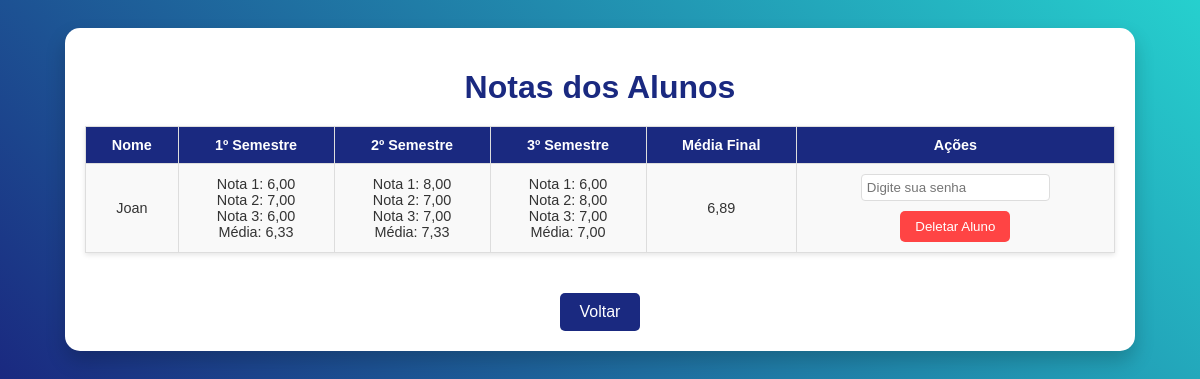
Screenshot of /visualizar_notas/?turma=2 (signed in) with the database file from the repository.
### notas/models.py (models this page shows, shortened)
class Aluno(models.Model):
    nome = models.CharField(max_length=100)
    turma = models.ForeignKey(Turma, on_delete=models.CASCADE, related_name='alunos', null=True, blank=True)

class Notas(models.Model):
    aluno = models.ForeignKey(Aluno, on_delete=models.CASCADE)
    professor = models.ForeignKey(Professor, on_delete=models.CASCADE)
    semestre = models.IntegerField()
    nota1 = models.DecimalField(max_digits=5, decimal_places=2)
    nota2 = models.DecimalField(max_digits=5, decimal_places=2)
    nota3 = models.DecimalField(max_digits=5, decimal_places=2)

### notas/views.py (the view)
# urls.py: path('visualizar_notas/', visualizar_notas, name='visualizar_notas'),
@login_required
def visualizar_notas(request):
    try:
        turma_id = request.GET.get('turma')
        if not turma_id:
            messages.error(request, 'Selecione uma turma para visualizar as notas')
            return redirect('visualizar_turmas')
        turma = Turma.objects.get(id=turma_id, professor=request.user)
        alunos = Aluno.objects.filter(turma=turma)
        data = []
        for aluno in alunos:
            notas = Notas.objects.filter(aluno=aluno).order_by('semestre')
            notas_por_semestre = {
                nota.semestre: {
                    'nota1': nota.nota1,
                    'nota2': nota.nota2,
                    'nota3': nota.nota3,
                    'media': round((nota.nota1 + nota.nota2 + nota.nota3) / 3, 2),
                }
                for nota in notas
            }
            media_final = (
                sum(nota['media'] for nota in notas_por_semestre.values()) / len(notas_por_semestre)
                if notas_por_semestre else 0
            )
            data.append({
                'nome': aluno.nome,
                'id': aluno.id,
                'notas': notas_por_semestre,
                'media_final': round(media_final, 2),
            })
        return render(request, 'notas/visualizar_notas.html', {
            'alunos': data,
            'turma': turma,
            'professor_nome': request.user.username
        })
    except Exception as e:
        messages.error(request, f'Erro ao carregar notas: {str(e)}')
        return redirect('visualizar_turmas')

### notas/templates/notas/visualizar_notas.html (shortened to what this page needs)
<!DOCTYPE html>
<html lang="pt-BR">
<head>
</head>
<body>
    <div class="container">
        <h1>Notas dos Alunos</h1>
        <table>
            <thead>
                <tr>
                    <th>Nome</th>
                    <th>1º Semestre</th>
                    <th>2º Semestre</th>
                    <th>3º Semestre</th>
                    <th>Média Final</th>
                    <th>Ações</th>
                </tr>
            </thead>
            <tbody>
                {% for aluno in alunos %}
                <tr>
                    <td>{{ aluno.nome }}</td>
                    <td>
                        {% if aluno.notas.1 %}
                        Nota 1: {{ aluno.notas.1.nota1 }}<br>
                        Nota 2: {{ aluno.notas.1.nota2 }}<br>
                        Nota 3: {{ aluno.notas.1.nota3 }}<br>
                        Média: {{ aluno.notas.1.media }}
                        {% else %}
                        <span class="empty">Sem dados</span>
                        {% endif %}
                    </td>
                    <td>
                        {% if aluno.notas.2 %}
                        Nota 1: {{ aluno.notas.2.nota1 }}<br>
                        Nota 2: {{ aluno.notas.2.nota2 }}<br>
                        Nota 3: {{ aluno.notas.2.nota3 }}<br>
                        Média: {{ aluno.notas.2.media }}
                        {% else %}
                        <span class="empty">Sem dados</span>
                        {% endif %}
                    </td>
                    <td>
                        {% if aluno.notas.3 %}
                        Nota 1: {{ aluno.notas.3.nota1 }}<br>
                        Nota 2: {{ aluno.notas.3.nota2 }}<br>
                        Nota 3: {{ aluno.notas.3.nota3 }}<br>
                        Média: {{ aluno.notas.3.media }}
                        {% else %}
                        <span class="empty">Sem dados</span>
                        {% endif %}
                    </td>
                    <td>{{ aluno.media_final }}</td>
                    <td>
                        <form method="POST" action="{% url 'deletar_notas' aluno.id %}" style="display: inline;">
                            <div style="margin-bottom: 10px;">
                                <input type="password" name="password" placeholder="Digite sua senha" required style="padding: 5px; border-radius: 4px; border: 1px solid #ddd;">
                            </div>
                            <button type="submit" class="btn-delete" onclick="return confirm('Tem certeza que deseja deletar este aluno e todas as suas notas?')">Deletar Aluno</button>
                        </form>
                    </td>
                </tr>
                {% empty %}
                <tr>
                    <td colspan="5" class="empty">Nenhum aluno cadastrado ainda.</td>
                </tr>
                {% endfor %}
            </tbody>
        </table>
        <a href="{% url 'visualizar_turmas' %}" class="btn-back">Voltar</a>
    </div>
</body>
</html>

### notas/templates/notas/visualizar_notas.html (style rules this page uses)
body { font-family: Arial, sans-serif; text-align: center; background: linear-gradient(45deg, #1a2980, #26d0ce); color: #333; padding: 20px; }
.container { background: #fff; border-radius: 15px; box-shadow: 0 10px 20px rgba(0, 0, 0, 0.2); padding: 20px; max-width: 90%; margin: auto; }
h1 { color: #1a2980; margin-bottom: 20px; }
table { margin: 20px auto; border-collapse: collapse; width: 100%; background: white; box-shadow: 0px 2px 5px rgba(0, 0, 0, 0.1); overflow-x: auto; }
th, td { border: 1px solid #ddd; padding: 10px; text-align: center; font-size: 0.9em; }
th { background-color: #1a2980; color: white; }
td { background-color: #f9f9f9; }
.btn-back { display: inline-block; margin-top: 20px; text-decoration: none; color: white; background-color: #1a2980; padding: 10px 20px; border-radius: 5px; transition: background 0.3s ease; }
.btn-delete { background-color: #ff4444; color: white; border: none; padding: 8px 15px; border-radius: 5px; cursor: pointer; transition: background 0.3s ease; }

### rows the page displays
Aluno: nome "Joan"
Notas: notas.1.nota1 "6,00", notas.1.nota2 "7,00", notas.1.nota3 "6,00"
Notas: notas.2.nota1 "8,00", notas.2.nota2 "7,00", notas.2.nota3 "7,00"
Notas: notas.3.nota1 "6,00", notas.3.nota2 "8,00", notas.3.nota3 "7,00"

### other values shown
{{ aluno.notas.1.media }} "6,33"
{{ aluno.notas.2.media }} "7,33"
{{ aluno.notas.3.media }} "7,00"
{{ aluno.media_final }} "6,89"
